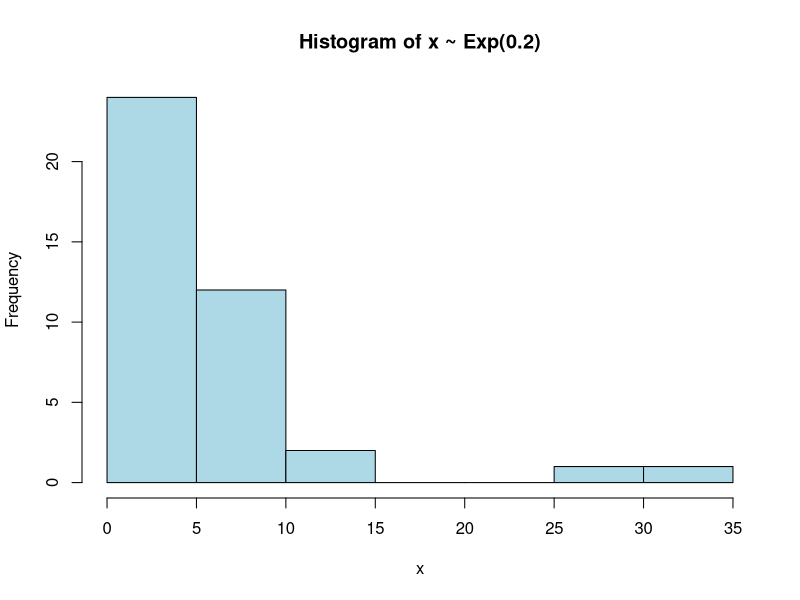
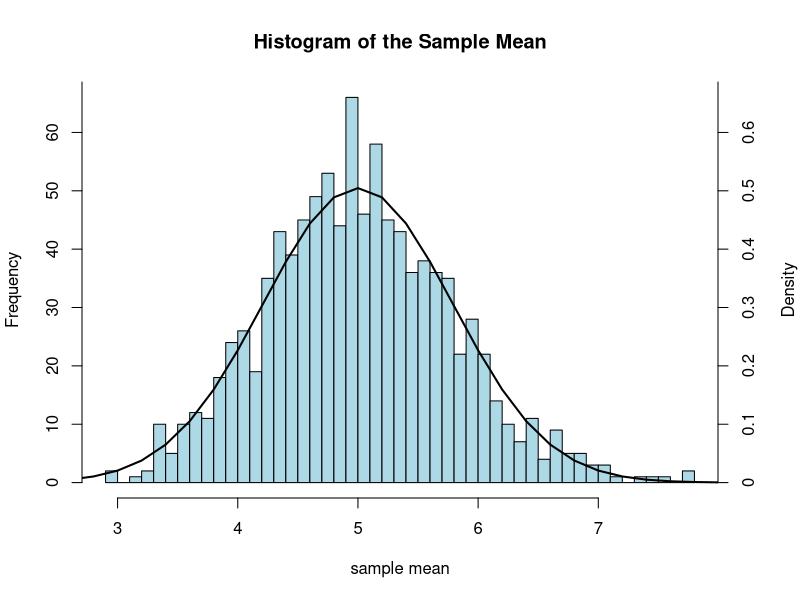

These figures' R source, in order:
## ---- chunk 1
knitr::opts_chunk$set(echo = TRUE, fig.width=8, fig.height=6)
## ---- chunk 2
lambda = 0.2  # rate parameter
n = 40        # population within one sample
Nsim = 1000   # number of samples (simulations)
## ---- chunk 3
set.seed(12345)
hist(rexp(n,lambda), xlab="x", main="Histogram of x ~ Exp(0.2)", col="light blue")
## ---- chunk 4
X = NULL
set.seed(123)
for (i in 1:Nsim) X = c(X, mean(rexp(n,lambda)))
m <- mean(X) # We take the average of the sample means
s <- sd(X)   # We take the standard deviation of the sample means
print(paste("mean:",round(m,3),", standard error:",round(s,3)))
## ---- chunk 5
# Initializing
new.mai <- old.mai <- par("mai")
new.mai[4] <- old.mai[2]
par(mai = new.mai)
# Plot 1 preparation
h <- hist(X, breaks=50, plot=FALSE)
pos <- pretty(h$density, n = 5)
freq <- round(pos * length(X) * with(h, breaks[2] - breaks[1]))
# Plot 2 preparation
xseq <- seq(0,10,0.2)
mth <- 1/lambda # theoretical mean
sth <- (1/lambda)/sqrt(n) # theoretical standard error of the mean
# Plot 1
graphics:::plot.histogram(h, freq = FALSE, col="light blue",
                          main="Histogram of the Sample Mean",
                          xlab = "sample mean", ylab="Frequency",
                          border="black", yaxt='n')
Axis(side = 2, at = pos, labels = freq)
Axis(side = 4, at = pos, labels = pos)
mtext("Density", side = 4, line = 3)
# Plot 2
lines(xseq, dnorm(xseq,mth,sth), type='l', lwd=2)
